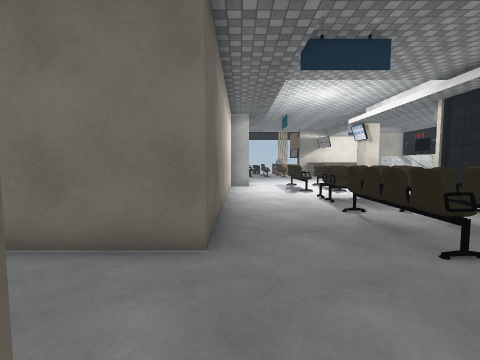
[1] (above)

18 first-person views from a walk through a Unity game level. The camera is 1.3 m above the floor, tilts 4° down and sees 90° across. The floor is counted in squares, 1 m on a side. Each view is taken from the middle of a square. On the plan, view 1 faces up. The plan holds only what a view shows up to about 12 squares ahead; the rest is blank. The place goes on beyond the plan. The player character is not drawn. Some animated figures are not drawn. Door leaves are left out, so doorways stand open. Some surface patterns are stand-ins.

[2]
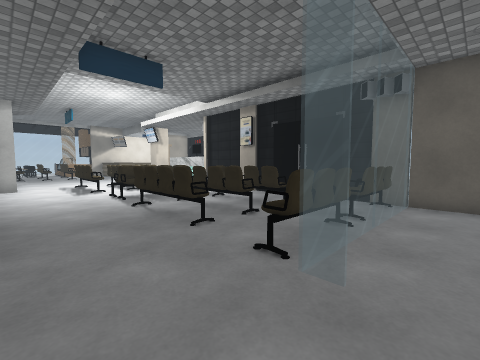

[3]
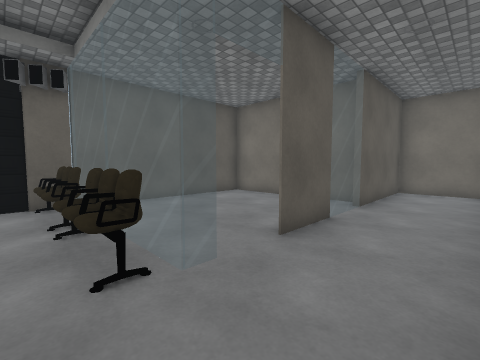

[4]
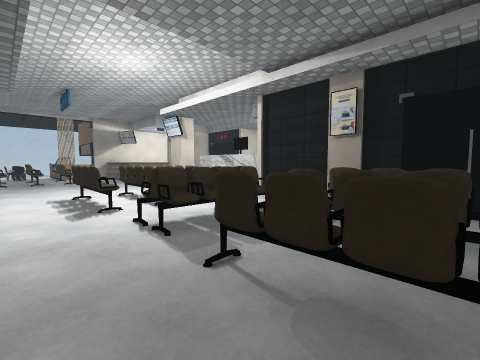

[5]
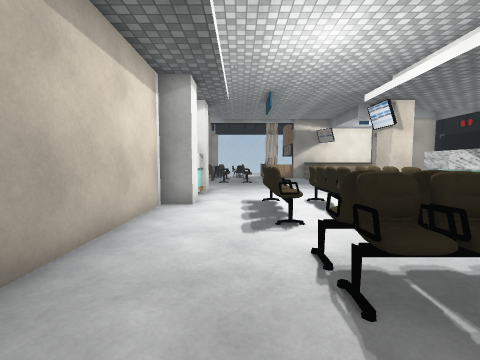

[6]
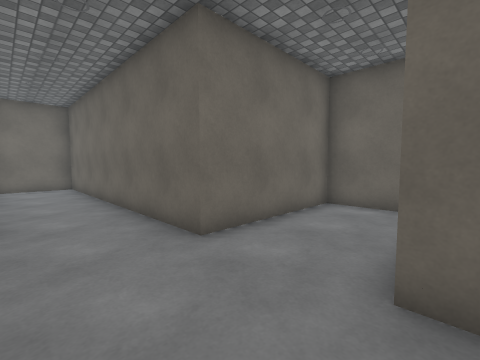

[7]
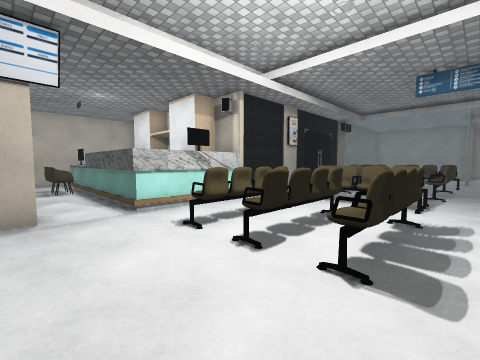

[8]
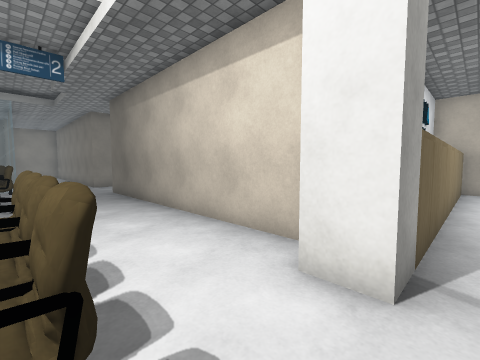

[9]
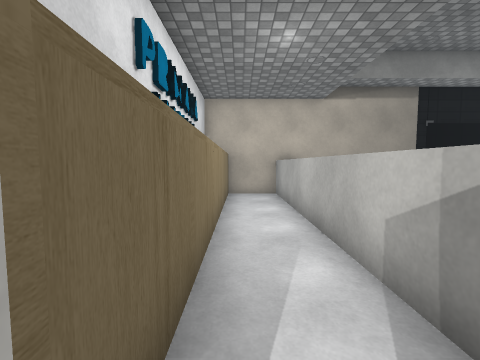

[10]
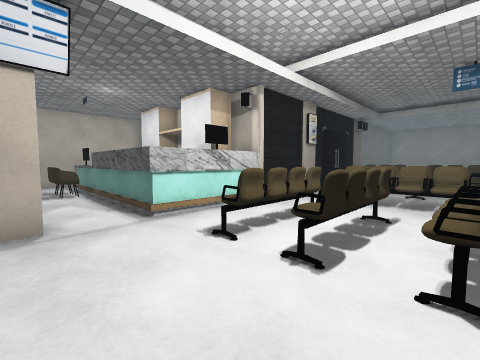

[11]
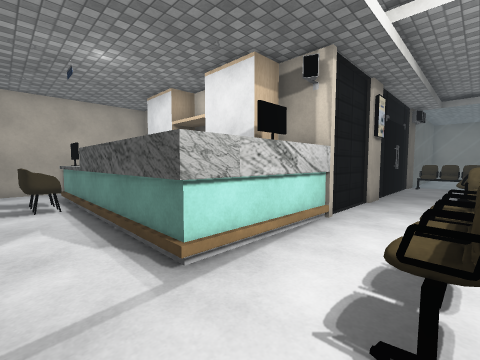

[12]
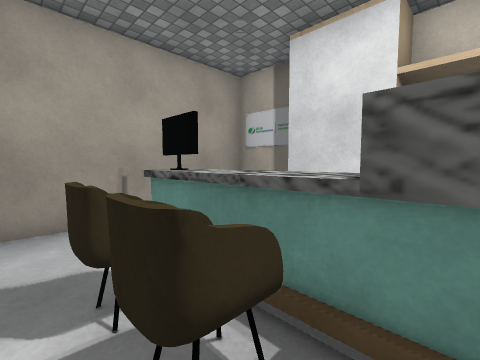

[13]
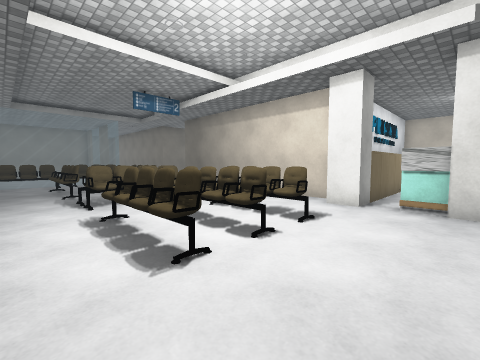

[14]
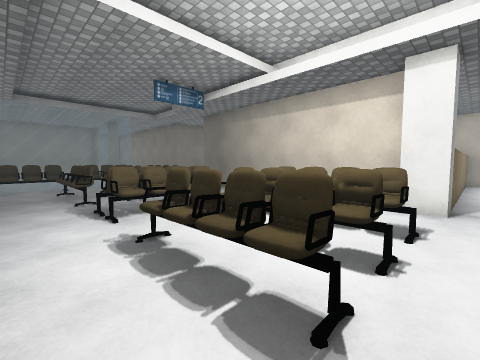

[15]
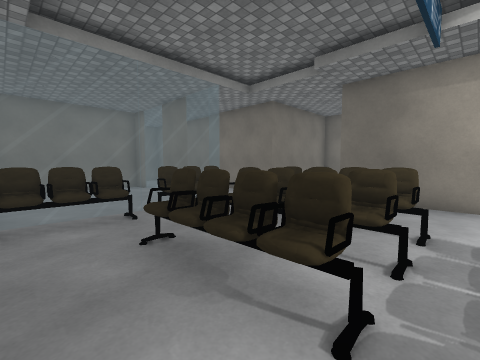

[16]
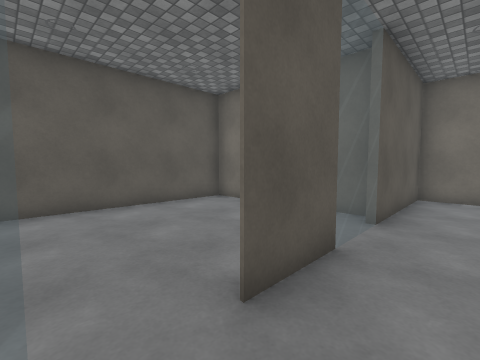

[17]
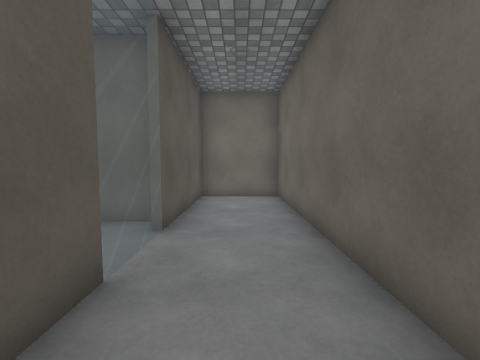

[18]
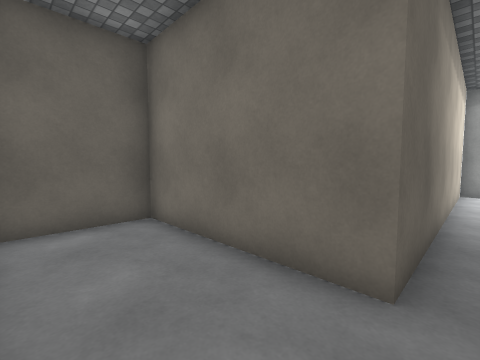

### Floor plan
Key: @ floor where view 1 was taken; # wall or solid block; x gap in a wall; . floor; D open door; = window, fence, low wall or low ledge; ^ raised ledge; O other object.
Columns run from 10 left of view 1 to 19 right of it. Each row starts with its distance up from view 1.
 17 #^^^^^^^^OO........O
 16 #.........#.............##   #
 15 #.......................^^#  #
 14 ##########O..^#x#..#####^^^###
 13          #...^#^=..#    ^=   #
 12          #...^^^=..#     #   #
 11          #...^.=#..#     ##  #
 10          #.........#       ###
  9          #...#^^^..#
  8          #...^^^^..#
  7          #.........#
  6          #...=#^=..#
  5          #...^#=#..#
  4     ######...##=#..#
  3     #..........=#..#
  2     #..............#
  1     #........======#
  0     ######@.DD.....#
 -1          #..DD.....#
 -2          #...#.....#
 -3          #...#.....#
 -4          #..==.....#
 -5          #..=......#
 -6          #...#######
 -7          #...#
 -8          #...#
 -9          #...#
-10          #####

Where each view was taken, in squares from view 1:
view 1: 0 up, 0 right, facing up
view 2: 1 down, 0 right, facing up-right
view 3: 2 up, 0 right, facing down-right
view 4: 4 up, 1 right, facing up-right
view 5: 6 up, 2 right, facing up
view 6: 4 up, 2 right, facing down-left
view 7: 17 up, 2 right, facing down-right
view 8: 15 up, 3 right, facing down-left
view 9: 15 up, 0 right, facing left
view 10: 17 up, 3 right, facing down-right
view 11: 16 up, 6 right, facing down-right
view 12: 16 up, 13 right, facing down-right
view 13: 17 up, 8 right, facing down-left
view 14: 15 up, 8 right, facing down-left
view 15: 7 up, 8 right, facing down-left
view 16: 0 up, 1 right, facing down-right
view 17: 1 down, 1 right, facing down
view 18: 1 up, 0 right, facing up-left
